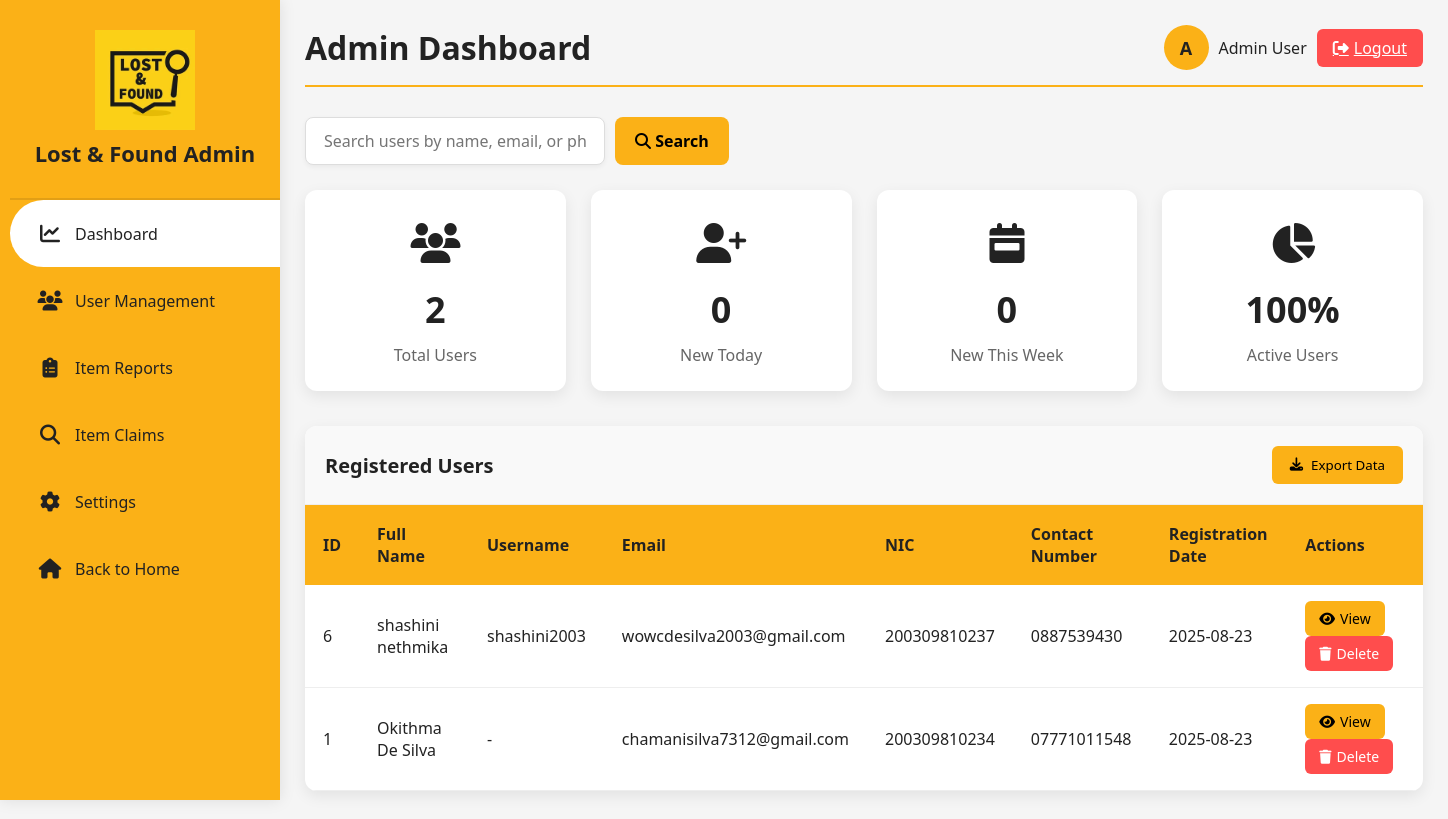
Page /admindashboard.php (signed in) on the committed database.
### tables this page shows
CREATE TABLE `user_details` (
  `id` int(11) NOT NULL,
  `full_name` varchar(100) NOT NULL,
  `username` varchar(250) DEFAULT NULL,
  `email` varchar(100) NOT NULL,
  `nic` varchar(20) NOT NULL,
  `address_line1` varchar(150) NOT NULL,
  `address_line2` varchar(150) DEFAULT NULL,
  `contact_number` varchar(20) DEFAULT NULL,
  `password` varchar(255) NOT NULL,
  `created_at` timestamp NOT NULL DEFAULT current_timestamp()
);

### admindashboard.php (the view, shortened to what this page needs)
<?php
$servername = "localhost";
$username = "root";
$password = "";
$dbname = "lostfounddb";
$conn = new mysqli($servername, $username, $password, $dbname);
$searchTerm = "";
$users = [];
if ($_SERVER["REQUEST_METHOD"] == "POST" && isset($_POST['search'])) {
    $searchTerm = $conn->real_escape_string($_POST['search']);
    $sql = "SELECT * FROM user_details WHERE
            full_name LIKE '%$searchTerm%' OR
            username LIKE '%$searchTerm%' OR
            email LIKE '%$searchTerm%' OR
            nic LIKE '%$searchTerm%' OR
            contact_number LIKE '%$searchTerm%'
            ORDER BY created_at DESC";
} else {
    $sql = "SELECT * FROM user_details ORDER BY created_at DESC";
}
$result = $conn->query($sql);
if ($result && $result->num_rows > 0) {
    while($row = $result->fetch_assoc()) {
        $users[] = $row;
    }
}
$totalUsers = 0;
$todayUsers = 0;
$weekUsers = 0;
$sql = "SELECT COUNT(*) as total FROM user_details";
$result = $conn->query($sql);
if ($result) {
    $totalUsers = $result->fetch_assoc()['total'];
}
$sql = "SELECT COUNT(*) as today FROM user_details WHERE DATE(created_at) = CURDATE()";
$result = $conn->query($sql);
if ($result) {
    $todayUsers = $result->fetch_assoc()['today'];
}
$sql = "SELECT COUNT(*) as week FROM user_details WHERE YEARWEEK(created_at) = YEARWEEK(CURDATE())";
$result = $conn->query($sql);
if ($result) {
    $weekUsers = $result->fetch_assoc()['week'];
}
?>
<!DOCTYPE html>
<html lang="en">
<head>
    <link rel="stylesheet" href="https://cdnjs.cloudflare.com/ajax/libs/font-awesome/6.4.0/css/all.min.css">
</head>
<body>
    <div class="container">
        <div class="navigation">
            <a href="#" class="logo-link">
                <span class="icon">
                    <img src="logo2.png" alt="Logo">
                </span>
                <span class="logo-text">Lost & Found Admin</span>
            </a>
            <ul>
                <li>
                    <a href="#" class="active">
                        <span class="icon"><i class="fas fa-chart-line"></i></span>
                        <span class="title">Dashboard</span>
                    </a>
                </li>
                <li>
                    <a href="#">
                        <span class="icon"><i class="fas fa-users"></i></span>
                        <span class="title">User Management</span>
                    </a>
                </li>
                <li>
                    <a href="#">
                        <span class="icon"><i class="fas fa-clipboard-list"></i></span>
                        <span class="title">Item Reports</span>
                    </a>
                </li>
                <li>
                    <a href="#">
                        <span class="icon"><i class="fas fa-search"></i></span>
                        <span class="title">Item Claims</span>
                    </a>
                </li>
                <li>
                    <a href="#">
                        <span class="icon"><i class="fas fa-cog"></i></span>
                        <span class="title">Settings</span>
                    </a>
                </li>
                <li>
                    <a href="home.html">
                        <span class="icon"><i class="fas fa-home"></i></span>
                        <span class="title">Back to Home</span>
                    </a>
                </li>
            </ul>
        </div>
        <div class="main-content">
            <div class="dashboard-header">
                <h1 class="dashboard-title">Admin Dashboard</h1>
                <div style="display: flex; align-items: center;">
                    <div class="user-welcome">
                        <div class="user-avatar">A</div>
                        <div>Admin User</div>
                    </div>
                    <a href="logout.php" class="logout-btn">
                        <i class="fas fa-sign-out-alt"></i> Logout
                    </a>
                </div>
            </div>
            <form method="POST" action="" class="search-container">
                <input type="text" class="search-input" name="search" placeholder="Search users by name, email, or phone..."
                       value="<?php echo htmlspecialchars($searchTerm); ?>">
                <button type="submit" class="search-btn">
                    <i class="fas fa-search"></i> Search
                </button>
            </form>
            <div class="stats-container">
                <div class="stat-card fade-in">
                    <div class="stat-icon"><i class="fas fa-users"></i></div>
                    <div class="stat-number"><?php echo $totalUsers; ?></div>
                    <div class="stat-label">Total Users</div>
                </div>
                <div class="stat-card fade-in">
                    <div class="stat-icon"><i class="fas fa-user-plus"></i></div>
                    <div class="stat-number"><?php echo $todayUsers; ?></div>
                    <div class="stat-label">New Today</div>
                </div>
                <div class="stat-card fade-in">
                    <div class="stat-icon"><i class="fas fa-calendar-week"></i></div>
                    <div class="stat-number"><?php echo $weekUsers; ?></div>
                    <div class="stat-label">New This Week</div>
                </div>
                <div class="stat-card fade-in">
                    <div class="stat-icon"><i class="fas fa-chart-pie"></i></div>
                    <div class="stat-number"><?php echo $totalUsers > 0 ? '100%' : '0%'; ?></div>
                    <div class="stat-label">Active Users</div>
                </div>
            </div>
            <div class="table-container fade-in">
                <div class="table-header">
                    <div class="table-title">Registered Users</div>
                    <button class="export-btn">
                        <i class="fas fa-download"></i> Export Data
                    </button>
                </div>
                <table class="user-table">
                    <thead>
                        <tr>
                            <th>ID</th>
                            <th>Full Name</th>
                            <th>Username</th>
                            <th>Email</th>
                            <th>NIC</th>
                            <th>Contact Number</th>
                            <th>Registration Date</th>
                            <th>Actions</th>
                        </tr>
                    </thead>
                    <tbody>
                        <?php if (!empty($users)): ?>
                            <?php foreach ($users as $user): ?>
                                <tr>
                                    <td><?php echo $user['id']; ?></td>
                                    <td><?php echo htmlspecialchars($user['full_name']); ?></td>
                                    <td><?php echo $user['username'] ? htmlspecialchars($user['username']) : '-'; ?></td>
                                    <td><?php echo htmlspecialchars($user['email']); ?></td>
                                    <td><?php echo htmlspecialchars($user['nic']); ?></td>
                                    <td><?php echo htmlspecialchars($user['contact_number']); ?></td>
                                    <td><?php echo date('Y-m-d', strtotime($user['created_at'])); ?></td>
                                    <td>
                                        <button class="action-btn view-btn" data-userid="<?php echo $user['id']; ?>">
                                            <i class="fas fa-eye"></i> View
                                        </button>
                                        <form method="POST" action="" style="display: inline;">
                                            <button type="submit" name="delete_user" class="action-btn delete-btn"
                                                    onclick="return confirm('Are you sure you want to delete this user? This action cannot be undone.')">
                                                <i class="fas fa-trash"></i> Delete
                                            </button>
                                        </form>
                                    </td>
                                </tr>
                            <?php endforeach; ?>
                        <?php endif; ?>
                    </tbody>
                </table>
            </div>
        </div>
    </div>
</body>
</html>

### admindashboard.php (style rules this page uses)
:root { --yellow: #fbb117; --white: #fff; --gray: #f5f5f5; --black1: #222; --dark-gray: #333; }
* { margin: 0; padding: 0; box-sizing: border-box; font-family: 'Segoe UI', Tahoma, Geneva, Verdana, sans-serif; }
body { background-color: var(--gray); color: var(--black1); min-height: 100vh; }
.container { display: flex; min-height: 100vh; }
.navigation { width: 280px; background: var(--yellow); border-left: 10px solid var(--yellow); overflow: hidden; height: 100vh; position: fixed; left: 0; top: 0; box-shadow: 0 0 15px rgba(0, 0, 0, 0.1); }
.navigation ul { margin: 0; padding: 0; }
.navigation ul li { list-style: none; }
.navigation ul li a { display: flex; align-items: center; padding: 20px 15px; color: var(--black1); text-decoration: none; transition: 0.3s; border-top-left-radius: 40px; border-bottom-left-radius: 40px; }
.navigation ul li a.active { background-color: var(--white); }
.navigation ul li a .icon { min-width: 50px; text-align: center; font-size: 20px; }
.navigation ul li a .title { font-size: 16px; font-weight: 500; }
.logo-link { display: flex; flex-direction: column; align-items: center; gap: 8px; padding: 30px 15px; color: var(--black1); text-decoration: none; border-bottom: 2px solid rgba(0, 0, 0, 0.1); }
.logo-link .icon img { display: block; width: 100px; height: 100px; object-fit: contain; }
.logo-text { font-size: 22px; font-weight: bold; text-align: center; }
.main-content { flex: 1; margin-left: 280px; padding: 25px; }
.dashboard-header { display: flex; justify-content: space-between; align-items: center; margin-bottom: 30px; padding-bottom: 15px; border-bottom: 2px solid var(--yellow); }
.dashboard-title { font-size: 32px; color: var(--black1); font-weight: 700; }
.user-welcome { display: flex; align-items: center; gap: 10px; }
.user-avatar { width: 45px; height: 45px; border-radius: 50%; background-color: var(--yellow); display: flex; align-items: center; justify-content: center; font-weight: bold; font-size: 18px; }
.search-container { display: flex; gap: 10px; margin-bottom: 25px; }
.search-input { padding: 12px 18px; border: 1px solid #ddd; border-radius: 8px; width: 300px; font-size: 16px; box-shadow: 0 2px 5px rgba(0, 0, 0, 0.05); }
.search-btn { background: var(--yellow); border: none; padding: 12px 20px; border-radius: 8px; cursor: pointer; font-weight: bold; font-size: 16px; transition: all 0.3s; }
.stats-container { display: grid; grid-template-columns: repeat(auto-fit, minmax(250px, 1fr)); gap: 25px; margin-bottom: 35px; }
.stat-card { background: var(--white); padding: 25px; border-radius: 12px; box-shadow: 0 5px 15px rgba(0, 0, 0, 0.08); text-align: center; transition: transform 0.3s; }
.stat-icon { font-size: 40px; margin-bottom: 15px; color: var(--black1); }
.stat-number { font-size: 36px; font-weight: bold; color: var(--black1); margin-bottom: 10px; }
.stat-label { color: #666; font-size: 16px; }
.table-container { background: var(--white); border-radius: 12px; box-shadow: 0 5px 15px rgba(0, 0, 0, 0.08); overflow: hidden; margin-bottom: 30px; overflow-x: auto; }
.table-header { padding: 20px; background-color: #f9f9f9; border-bottom: 1px solid #eee; display: flex; justify-content: space-between; align-items: center; }
.table-title { font-size: 20px; font-weight: 600; color: var(--black1); }
.export-btn { background: var(--yellow); border: none; padding: 10px 18px; border-radius: 6px; cursor: pointer; font-weight: 500; display: flex; align-items: center; gap: 8px; }
.user-table { width: 100%; border-collapse: collapse; min-width: 1000px; }
.user-table th { background-color: var(--yellow); color: var(--black1); text-align: left; padding: 18px; font-weight: 600; font-size: 16px; }
.user-table td { padding: 16px 18px; border-bottom: 1px solid #eee; }
.action-btn { background: var(--yellow); border: none; padding: 8px 14px; border-radius: 6px; cursor: pointer; margin-right: 8px; font-size: 14px; transition: all 0.2s; display: inline-flex; align-items: center; gap: 5px; }
.delete-btn { background: #ff4d4d; color: white; }
.fade-in { animation: fadeIn 0.5s ease-out; }
.logout-btn { background: #ff4d4d; color: white; border: none; padding: 8px 16px; border-radius: 6px; cursor: pointer; font-weight: 500; display: flex; align-items: center; gap: 5px; margin-left: 10px; }

### rows in the picture
user_details: id "6", full_name "shashini nethmika", username "shashini2003", email "wowcdesilva2003@gmail.com", nic "200309810237", contact_number "0887539430", created_at "2025-08-23"
user_details: id "1", full_name "Okithma De Silva", email "chamanisilva7312@gmail.com", nic "200309810234", contact_number "07771011548", created_at "2025-08-23"

### other values in the picture
$totalUsers "2"
$todayUsers "0"
$weekUsers "0"
